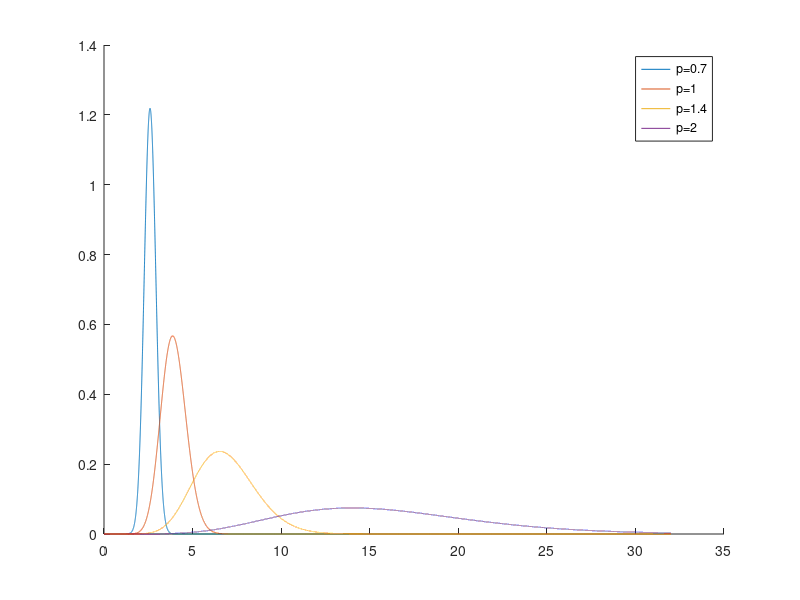

The MATLAB source for this figure:


x=0:0.001:32;
ko=16;
figure
for p=[0.7 1 1.4 2]
    k=ko;
    %k=ko^(2/p);

    logy=(1-k/2)*log(2)-log(p)-gammaln(k/2)+(k/p-1)*log(x)-x.^(2/p)/2;
    %y=exp(logy);
    y=((2/p)/(2^(k/2)*gamma(k/2)))*x.^(k/p-1).*exp(-x.^(2/p)/2);
    
    (sum(y(1:end-1).*diff(x))+sum(y(2:end).*diff(x)))/2
    
    hold on
    plot(x,y)
end
legend('p=0.7','p=1','p=1.4','p=2')